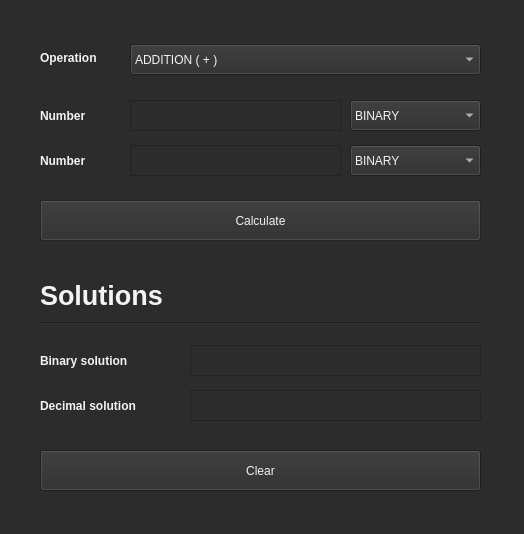
<?xml version="1.0" encoding="UTF-8"?>
<ui version="4.0">
 <class>MainWindow</class>
 <widget class="QMainWindow" name="MainWindow">
  <property name="windowModality">
   <enum>Qt::NonModal</enum>
  </property>
  <property name="enabled">
   <bool>true</bool>
  </property>
  <property name="geometry">
   <rect>
    <x>0</x>
    <y>0</y>
    <width>524</width>
    <height>534</height>
   </rect>
  </property>
  <property name="windowTitle">
   <string>Binary Calculator</string>
  </property>
  <property name="windowIcon">
   <iconset>
    <normaloff>../images/calculator.png</normaloff>../images/calculator.png</iconset>
  </property>
  <property name="layoutDirection">
   <enum>Qt::LeftToRight</enum>
  </property>
  <property name="autoFillBackground">
   <bool>false</bool>
  </property>
  <property name="styleSheet">
   <string notr="true">background-color: rgba(44, 44, 44, 255);</string>
  </property>
  <property name="tabShape">
   <enum>QTabWidget::Rounded</enum>
  </property>
  <widget class="QWidget" name="centralwidget">
   <widget class="QLabel" name="operationLabel">
    <property name="geometry">
     <rect>
      <x>40</x>
      <y>50</y>
      <width>91</width>
      <height>16</height>
     </rect>
    </property>
    <property name="font">
     <font>
      <bold>true</bold>
     </font>
    </property>
    <property name="styleSheet">
     <string notr="true">color: rgb(0, 0, 0);
color: rgb(243, 243, 243);</string>
    </property>
    <property name="text">
     <string>Operation</string>
    </property>
   </widget>
   <widget class="QComboBox" name="operationComboBox">
    <property name="enabled">
     <bool>true</bool>
    </property>
    <property name="geometry">
     <rect>
      <x>130</x>
      <y>44</y>
      <width>351</width>
      <height>31</height>
     </rect>
    </property>
    <property name="cursor">
     <cursorShape>PointingHandCursor</cursorShape>
    </property>
    <property name="styleSheet">
     <string notr="true">color: rgb(243, 243, 243);</string>
    </property>
    <item>
     <property name="text">
      <string>ADDITION ( + )</string>
     </property>
    </item>
    <item>
     <property name="text">
      <string>SUBTRACTION ( - )</string>
     </property>
    </item>
    <item>
     <property name="text">
      <string>DIVISION ( / )</string>
     </property>
    </item>
    <item>
     <property name="text">
      <string>MULTIPLICATION ( * )</string>
     </property>
    </item>
    <item>
     <property name="text">
      <string>OR ( | )</string>
     </property>
    </item>
    <item>
     <property name="text">
      <string>AND ( &amp; )</string>
     </property>
    </item>
    <item>
     <property name="text">
      <string>XOR ( ^ )</string>
     </property>
    </item>
    <item>
     <property name="text">
      <string>NOT ( ~ )</string>
     </property>
    </item>
   </widget>
   <widget class="QLabel" name="number1Label">
    <property name="geometry">
     <rect>
      <x>40</x>
      <y>105</y>
      <width>91</width>
      <height>21</height>
     </rect>
    </property>
    <property name="font">
     <font>
      <bold>true</bold>
     </font>
    </property>
    <property name="styleSheet">
     <string notr="true">color: rgb(0, 0, 0);
color: rgb(243, 243, 243);</string>
    </property>
    <property name="text">
     <string>Number</string>
    </property>
   </widget>
   <widget class="QTextEdit" name="number1TextEdit">
    <property name="enabled">
     <bool>true</bool>
    </property>
    <property name="geometry">
     <rect>
      <x>130</x>
      <y>100</y>
      <width>211</width>
      <height>31</height>
     </rect>
    </property>
    <property name="cursor" stdset="0">
     <cursorShape>IBeamCursor</cursorShape>
    </property>
    <property name="styleSheet">
     <string notr="true">color: rgb(243, 243, 243);</string>
    </property>
   </widget>
   <widget class="QComboBox" name="number1ComboBox">
    <property name="enabled">
     <bool>true</bool>
    </property>
    <property name="geometry">
     <rect>
      <x>350</x>
      <y>100</y>
      <width>131</width>
      <height>31</height>
     </rect>
    </property>
    <property name="cursor">
     <cursorShape>PointingHandCursor</cursorShape>
    </property>
    <property name="styleSheet">
     <string notr="true">color: rgb(243, 243, 243);</string>
    </property>
    <item>
     <property name="text">
      <string>BINARY</string>
     </property>
    </item>
    <item>
     <property name="text">
      <string>DECIMAL</string>
     </property>
    </item>
   </widget>
   <widget class="QComboBox" name="number2ComboBox">
    <property name="enabled">
     <bool>true</bool>
    </property>
    <property name="geometry">
     <rect>
      <x>350</x>
      <y>145</y>
      <width>131</width>
      <height>31</height>
     </rect>
    </property>
    <property name="cursor">
     <cursorShape>PointingHandCursor</cursorShape>
    </property>
    <property name="styleSheet">
     <string notr="true">color: rgb(243, 243, 243);</string>
    </property>
    <item>
     <property name="text">
      <string>BINARY</string>
     </property>
    </item>
    <item>
     <property name="text">
      <string>DECIMAL</string>
     </property>
    </item>
   </widget>
   <widget class="QTextEdit" name="number2TextEdit">
    <property name="enabled">
     <bool>true</bool>
    </property>
    <property name="geometry">
     <rect>
      <x>130</x>
      <y>145</y>
      <width>211</width>
      <height>31</height>
     </rect>
    </property>
    <property name="cursor" stdset="0">
     <cursorShape>IBeamCursor</cursorShape>
    </property>
    <property name="styleSheet">
     <string notr="true">color: rgb(243, 243, 243);</string>
    </property>
   </widget>
   <widget class="QLabel" name="number2Label">
    <property name="geometry">
     <rect>
      <x>40</x>
      <y>150</y>
      <width>81</width>
      <height>21</height>
     </rect>
    </property>
    <property name="font">
     <font>
      <bold>true</bold>
     </font>
    </property>
    <property name="styleSheet">
     <string notr="true">color: rgb(0, 0, 0);
color: rgb(243, 243, 243);</string>
    </property>
    <property name="text">
     <string>Number</string>
    </property>
   </widget>
   <widget class="Line" name="line">
    <property name="geometry">
     <rect>
      <x>40</x>
      <y>315</y>
      <width>441</width>
      <height>16</height>
     </rect>
    </property>
    <property name="styleSheet">
     <string notr="true">color: rgb(243, 243, 243);
border-color: rgb(243, 243, 243);</string>
    </property>
    <property name="orientation">
     <enum>Qt::Horizontal</enum>
    </property>
   </widget>
   <widget class="QPushButton" name="cleanPushButton">
    <property name="geometry">
     <rect>
      <x>40</x>
      <y>450</y>
      <width>441</width>
      <height>41</height>
     </rect>
    </property>
    <property name="cursor">
     <cursorShape>PointingHandCursor</cursorShape>
    </property>
    <property name="styleSheet">
     <string notr="true">color: rgb(243, 243, 243);</string>
    </property>
    <property name="text">
     <string>Clear</string>
    </property>
   </widget>
   <widget class="QLabel" name="operationLabel_2">
    <property name="geometry">
     <rect>
      <x>40</x>
      <y>280</y>
      <width>441</width>
      <height>31</height>
     </rect>
    </property>
    <property name="font">
     <font>
      <pointsize>20</pointsize>
      <bold>true</bold>
     </font>
    </property>
    <property name="layoutDirection">
     <enum>Qt::LeftToRight</enum>
    </property>
    <property name="styleSheet">
     <string notr="true">color: rgb(0, 0, 0);
color: rgb(243, 243, 243);</string>
    </property>
    <property name="text">
     <string>Solutions</string>
    </property>
   </widget>
   <widget class="QLabel" name="binarySolutionLabel">
    <property name="geometry">
     <rect>
      <x>40</x>
      <y>350</y>
      <width>131</width>
      <height>21</height>
     </rect>
    </property>
    <property name="font">
     <font>
      <bold>true</bold>
     </font>
    </property>
    <property name="styleSheet">
     <string notr="true">color: rgb(0, 0, 0);
color: rgb(243, 243, 243);</string>
    </property>
    <property name="text">
     <string>Binary solution</string>
    </property>
   </widget>
   <widget class="QTextEdit" name="binarySolutionTextEdit">
    <property name="enabled">
     <bool>false</bool>
    </property>
    <property name="geometry">
     <rect>
      <x>190</x>
      <y>345</y>
      <width>291</width>
      <height>31</height>
     </rect>
    </property>
    <property name="cursor" stdset="0">
     <cursorShape>IBeamCursor</cursorShape>
    </property>
    <property name="styleSheet">
     <string notr="true">border-color: rgb(243, 243, 243);
color: rgb(243, 243, 243);</string>
    </property>
   </widget>
   <widget class="QLabel" name="decimalSolutionLabel">
    <property name="geometry">
     <rect>
      <x>40</x>
      <y>395</y>
      <width>131</width>
      <height>21</height>
     </rect>
    </property>
    <property name="font">
     <font>
      <bold>true</bold>
     </font>
    </property>
    <property name="styleSheet">
     <string notr="true">color: rgb(0, 0, 0);
color: rgb(243, 243, 243);</string>
    </property>
    <property name="text">
     <string>Decimal solution</string>
    </property>
   </widget>
   <widget class="QTextEdit" name="decimalSolutionTextEdit">
    <property name="enabled">
     <bool>false</bool>
    </property>
    <property name="geometry">
     <rect>
      <x>190</x>
      <y>390</y>
      <width>291</width>
      <height>31</height>
     </rect>
    </property>
    <property name="cursor" stdset="0">
     <cursorShape>IBeamCursor</cursorShape>
    </property>
    <property name="styleSheet">
     <string notr="true">color: rgb(243, 243, 243);
selection-color: rgb(243, 243, 243);
selection-background-color: rgb(243, 243, 243);</string>
    </property>
   </widget>
   <widget class="QPushButton" name="calculatePushButton">
    <property name="enabled">
     <bool>false</bool>
    </property>
    <property name="geometry">
     <rect>
      <x>40</x>
      <y>200</y>
      <width>441</width>
      <height>41</height>
     </rect>
    </property>
    <property name="cursor">
     <cursorShape>PointingHandCursor</cursorShape>
    </property>
    <property name="styleSheet">
     <string notr="true">color: rgb(243, 243, 243);</string>
    </property>
    <property name="text">
     <string>Calculate</string>
    </property>
   </widget>
  </widget>
  <widget class="QMenuBar" name="menubar">
   <property name="geometry">
    <rect>
     <x>0</x>
     <y>0</y>
     <width>524</width>
     <height>22</height>
    </rect>
   </property>
  </widget>
  <widget class="QStatusBar" name="statusbar"/>
 </widget>
 <resources/>
 <connections/>
</ui>
